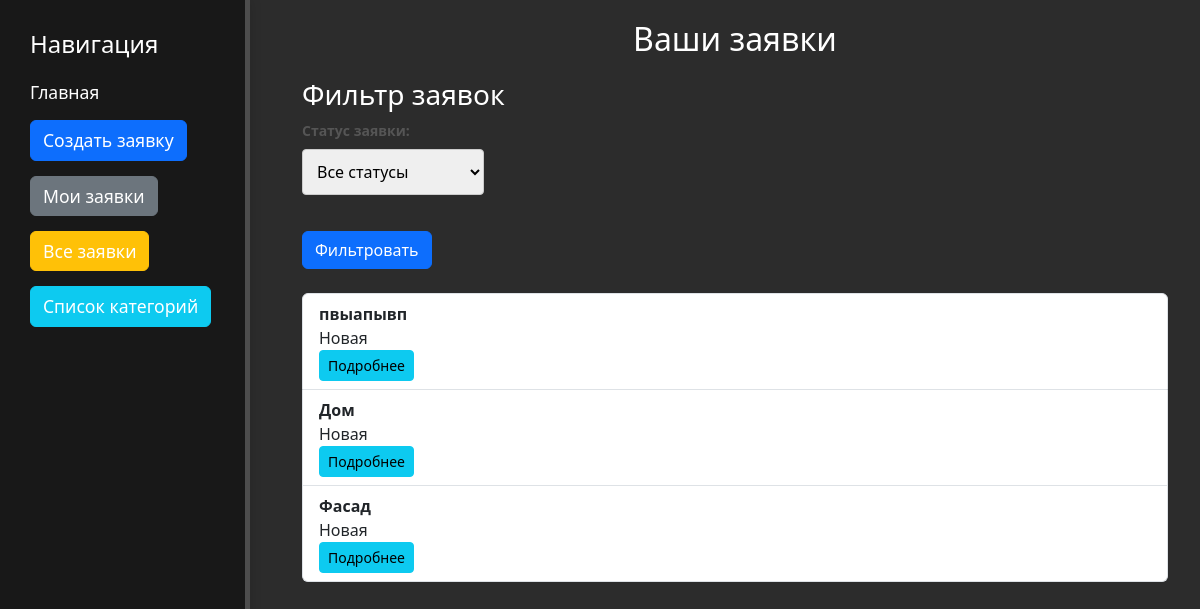
The app's page /view-requests/ (signed in) with its own data.
### studio/models.py (models this page shows, shortened)
class Request(models.Model):
    STATUS_CHOICES = [
        ('new', 'Новая'),
        ('in_progress', 'Принято в работу'),
        ('completed', 'Выполнено'),
    ]
    title = models.CharField(max_length=255)
    description = models.TextField()
    category = models.ForeignKey('Category', on_delete=models.CASCADE)
    photo = models.ImageField(upload_to='request_photos/', null=True, blank=True)
    status = models.CharField(max_length=50, choices=STATUS_CHOICES, default='new')
    user = models.ForeignKey('auth.User', on_delete=models.CASCADE)
    paid = models.BooleanField(default=False)  # Поле, показывающее оплачена ли заявка
    created_at = models.DateTimeField(auto_now_add=True)
    def get_status_display(self):
        return dict(self.STATUS_CHOICES).get(self.status, self.status)

### studio/views.py (the view)
# urls.py: path('view-requests/', views.view_requests, name='view_requests'),  # Просмотр заявок
@login_required
def view_requests(request):
    user_requests = Request.objects.filter(user=request.user)
    form = RequestFilterForm(request.GET)  # Используем GET для получения данных формы
    if form.is_valid():
        status = form.cleaned_data.get('status')
        if status:
            user_requests = user_requests.filter(status=status)
    return render(request, 'studio/view_requests.html', {
        'requests': user_requests,
        'form': form,
    })

### studio/forms.py
class RequestFilterForm(forms.Form):
    STATUS_CHOICES = [
        ('', 'Все статусы'),
        ('new', 'Новая'),
        ('in_progress', 'Принято в работу'),
        ('completed', 'Выполнено'),
    ]
    status = forms.ChoiceField(choices=STATUS_CHOICES, required=False, label="Статус заявки")

### Desing_pro/studio/templates/studio/view_requests.html
{% extends 'studio/base.html' %}
{% block content %}
  <div class="container">
    <h1 class="page-title">Ваши заявки</h1>
    <div class="filter-form">
      <h3>Фильтр заявок</h3>
      <form method="get">
        <div class="form-group">
          {{ form.as_p }}
        </div>
        <button type="submit" class="btn btn-primary">Фильтровать</button>
      </form>
    </div>
      <br>
    <div class="request-list">
      {% if requests %}
        <ul class="list-group">
          {% for request in requests %}
            <li class="list-group-item">
              <strong>{{ request.title }}</strong><br>
              <span class="status-label">{{ request.get_status_display }}</span><br>
              <a class="btn btn-info btn-sm" href="{% url 'studio:request_detail' pk=request.pk %}">Подробнее</a>
            </li>
          {% endfor %}
        </ul>
      {% else %}
        <div class="alert alert-info" role="alert">У вас нет заявок.</div>
      {% endif %}
    </div>
  </div>
{% endblock %}

### studio/static/css/styles.css (style rules this page uses)
body { background: #2c2c2c; color: #fff; }
a { text-decoration: none; color: #fff }
form { width:100%; }
h1 { margin: auto; }
ul, li { list-style: none; }
.form-group { margin-bottom: 20px; text-align: left; }
.form-group label { font-size: 14px; font-weight: 600; color: #555; display: block; margin-bottom: 8px; }
h1 { text-align: center; font-size: 2rem; color: black; margin-bottom: 20px; }
.form-group { display: flex; flex-direction: column; gap: 5px; }
label { font-weight: bold; color: #555; }
input, textarea, select { padding: 10px; font-size: 1rem; border: 1px solid #ccc; border-radius: 4px; outline: none; transition: border-color 0.3s; }
h1 { font-size: 2rem; color: #fff; margin-bottom: 20px; text-align: center; }
.request-list { list-style-type: none; padding: 0; margin: 0; }

### records on screen
Request: title "пвыапывп", status "Новая"
Request: title "Дом", status "Новая"
Request: title "Фасад", status "Новая"
